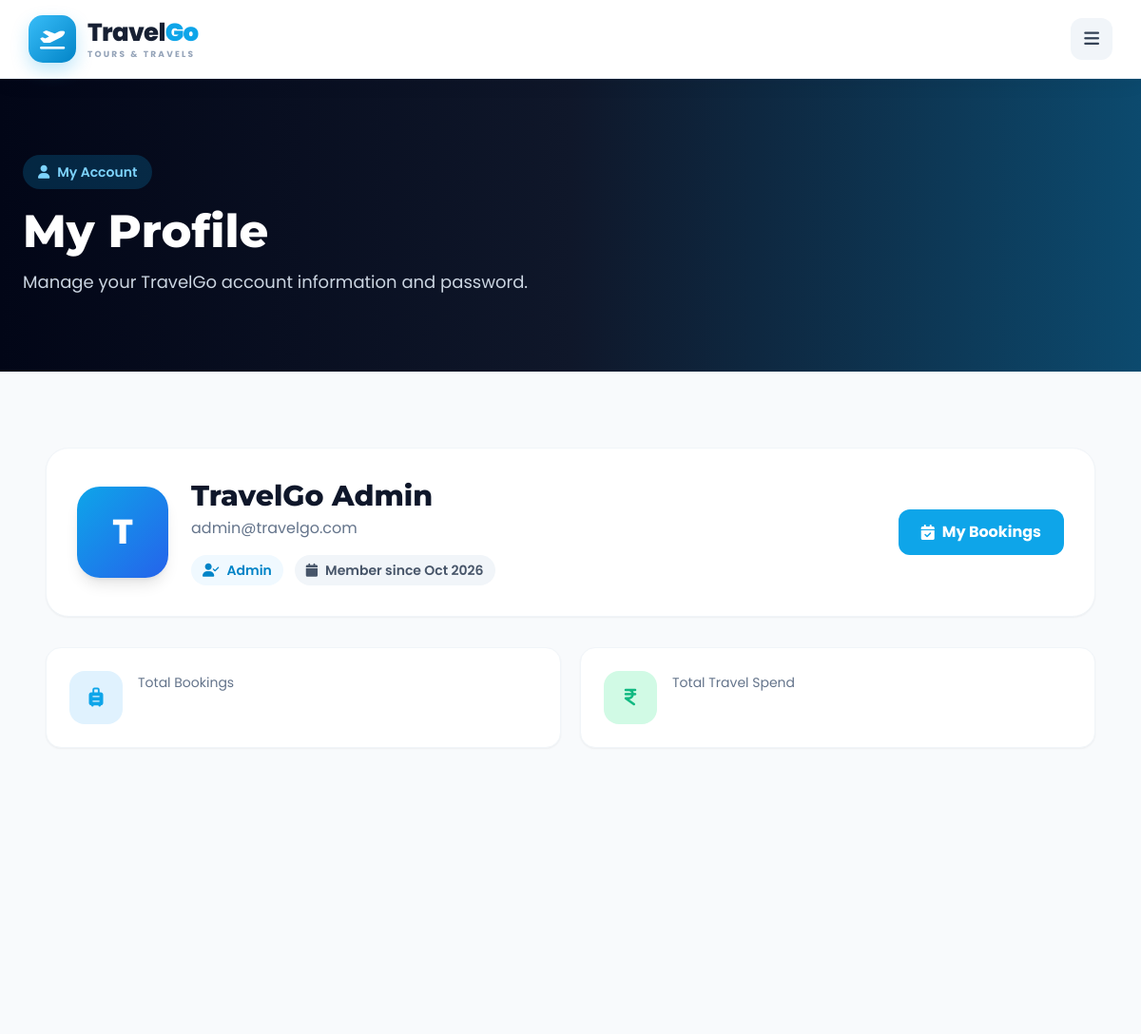
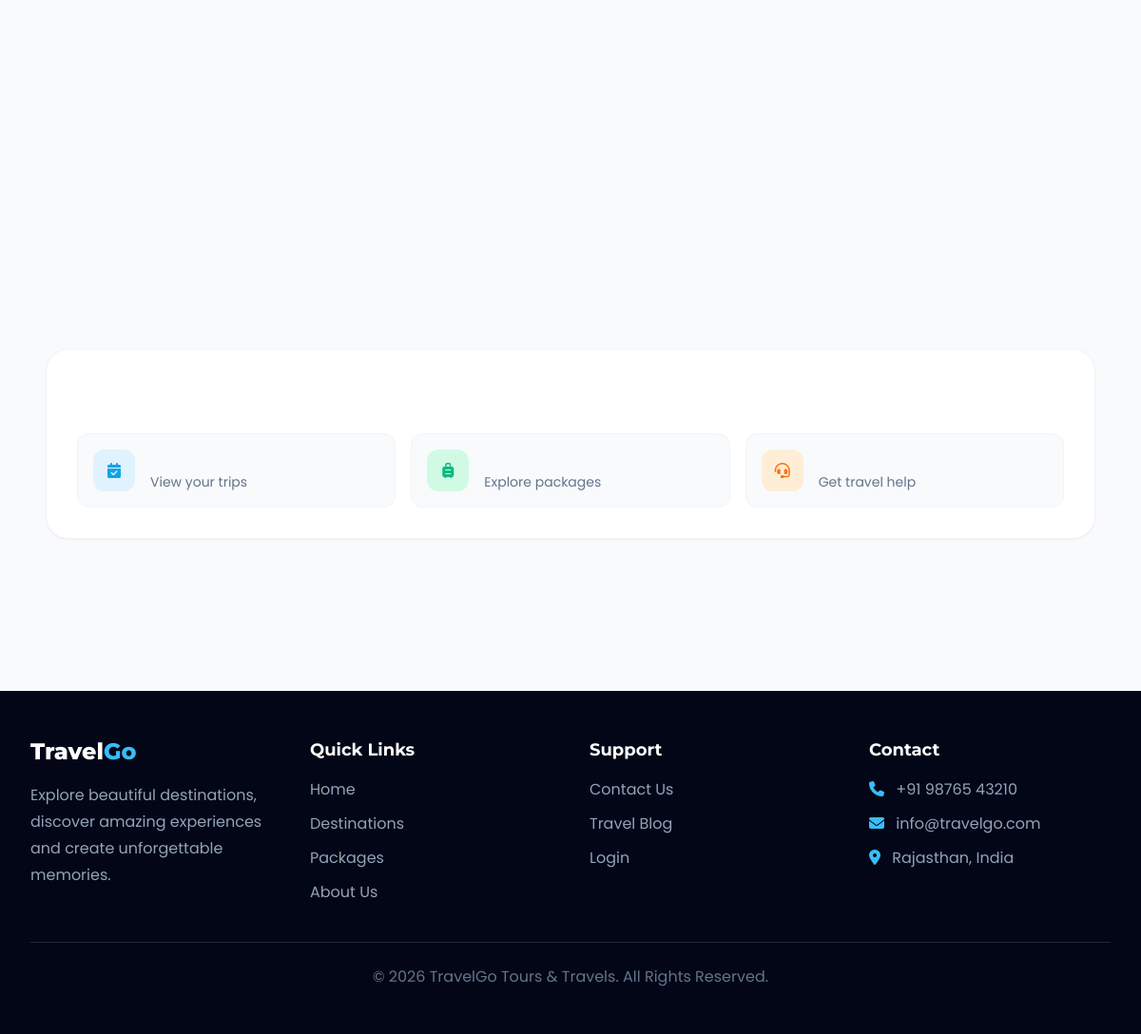
The app's page /profile.php (signed in) with its own data (2 pictures, top to bottom).
### tables this page shows
CREATE TABLE `users` (
  `id` INT UNSIGNED NOT NULL AUTO_INCREMENT,
  `name` VARCHAR(100) NOT NULL,
  `email` VARCHAR(190) NOT NULL,
  `password` VARCHAR(255) NOT NULL,
  `phone` VARCHAR(30) DEFAULT NULL,
  `role` ENUM('user','admin') NOT NULL DEFAULT 'user',
  `created_at` TIMESTAMP NOT NULL DEFAULT CURRENT_TIMESTAMP,
  PRIMARY KEY (`id`),
  UNIQUE KEY `uk_users_email` (`email`)
);

### profile.php (the view, shortened to what this page needs)
<?php
require_once "config/database.php";
$userId = (int) $_SESSION['user_id'];
$stmt = $pdo->prepare("
    SELECT id, name, email, phone, role, created_at
    FROM users
    WHERE id = ?
    LIMIT 1
");
$stmt->execute([$userId]);
$user = $stmt->fetch(PDO::FETCH_ASSOC);
require_once "includes/header.php";
require_once "includes/navbar.php";
?>
<section class="relative bg-slate-900 text-white overflow-hidden">
    <div class="absolute inset-0 bg-gradient-to-r from-slate-950 via-slate-900 to-sky-900"></div>
    <div class="relative max-w-7xl mx-auto px-6 py-16 md:py-20">
        <div class="max-w-3xl">
            <span class="inline-flex items-center gap-2 px-4 py-2 rounded-full bg-sky-500/20 text-sky-300 text-sm font-semibold mb-5">
                <i class="fa-solid fa-user"></i>
                My Account
            </span>
            <h1 class="text-4xl md:text-5xl font-extrabold mb-4">
                My Profile
            </h1>
            <p class="text-slate-300 text-lg">
                Manage your TravelGo account information and password.
            </p>
        </div>
    </div>
</section>
<section class="py-16 md:py-20 bg-slate-50">
    <div class="max-w-6xl mx-auto px-6">
        <div class="bg-white rounded-3xl shadow-sm border border-slate-100 p-6 md:p-8 mb-8">
            <div class="flex flex-col md:flex-row md:items-center gap-6">
                <div class="w-24 h-24 shrink-0 rounded-3xl bg-gradient-to-br from-sky-500 to-blue-600 text-white flex items-center justify-center text-4xl font-extrabold shadow-lg">
                    <?php
                    echo strtoupper(
                        substr(
                            htmlspecialchars($user["name"]),
                            0,
                            1
                        )
                    );
                    ?>
                </div>
                <div class="flex-1">
                    <h2 class="text-2xl md:text-3xl font-extrabold text-slate-900">
                        <?php echo htmlspecialchars($user["name"]); ?>
                    </h2>
                    <p class="text-slate-500 mt-1">
                        <?php echo htmlspecialchars($user["email"]); ?>
                    </p>
                    <div class="flex flex-wrap gap-3 mt-4">
                        <span class="inline-flex items-center gap-2 px-3 py-1.5 rounded-full bg-sky-50 text-sky-600 text-sm font-semibold">
                            <i class="fa-solid fa-user-check"></i>
                            <?php echo ucfirst(htmlspecialchars($user["role"])); ?>
                        </span>
                        <span class="inline-flex items-center gap-2 px-3 py-1.5 rounded-full bg-slate-100 text-slate-600 text-sm font-semibold">
                            <i class="fa-solid fa-calendar"></i>
                            Member since
                            <?php
                            echo date(
                                "M Y",
                                strtotime($user["created_at"])
                            );
                            ?>
                        </span>
                    </div>
                </div>
                <div>
                    <a
                        href="my-bookings.php"
                        class="inline-flex items-center gap-2 px-6 py-3 rounded-xl bg-sky-500 hover:bg-sky-600 text-white font-bold transition"
                    >
                        <i class="fa-solid fa-calendar-check"></i>
                        My Bookings
                    </a>
                </div>
            </div>
        </div>
        <div class="grid grid-cols-1 sm:grid-cols-2 gap-5 mb-8">
            <div class="bg-white rounded-2xl border border-slate-100 shadow-sm p-6">
                <div class="flex items-center gap-4">
                    <div class="w-14 h-14 rounded-2xl bg-sky-100 text-sky-500 flex items-center justify-center text-xl">
                        <i class="fa-solid fa-suitcase-rolling"></i>
                    </div>
                    <div>
                        <p class="text-sm text-slate-500">
                            Total Bookings
                        </p>
                    </div>
                </div>
            </div>
            <div class="bg-white rounded-2xl border border-slate-100 shadow-sm p-6">
                <div class="flex items-center gap-4">
                    <div class="w-14 h-14 rounded-2xl bg-emerald-100 text-emerald-500 flex items-center justify-center text-xl">
                        <i class="fa-solid fa-indian-rupee-sign"></i>
                    </div>
                    <div>
                        <p class="text-sm text-slate-500">
                            Total Travel Spend
                        </p>
                    </div>
                </div>
            </div>
        </div>
        <div class="grid grid-cols-1 lg:grid-cols-2 gap-8">
        </div>
        <div class="mt-8 bg-white rounded-3xl border border-slate-100 shadow-sm p-7 md:p-8">
            <div class="grid grid-cols-1 sm:grid-cols-2 lg:grid-cols-3 gap-4">
                <a
                    href="my-bookings.php"
                    class="flex items-center gap-4 p-4 rounded-xl bg-slate-50 hover:bg-sky-50 border border-slate-100 hover:border-sky-200 transition"
                >
                    <div class="w-11 h-11 rounded-xl bg-sky-100 text-sky-500 flex items-center justify-center">
                        <i class="fa-solid fa-calendar-check"></i>
                    </div>
                    <div>
                        <p class="text-sm text-slate-500">
                            View your trips
                        </p>
                    </div>
                </a>
                <a
                    href="packages.php"
                    class="flex items-center gap-4 p-4 rounded-xl bg-slate-50 hover:bg-emerald-50 border border-slate-100 hover:border-emerald-200 transition"
                >
                    <div class="w-11 h-11 rounded-xl bg-emerald-100 text-emerald-500 flex items-center justify-center">
                        <i class="fa-solid fa-suitcase-rolling"></i>
                    </div>
                    <div>
                        <p class="text-sm text-slate-500">
                            Explore packages
                        </p>
                    </div>
                </a>
                <a
                    href="contact.php"
                    class="flex items-center gap-4 p-4 rounded-xl bg-slate-50 hover:bg-orange-50 border border-slate-100 hover:border-orange-200 transition"
                >
                    <div class="w-11 h-11 rounded-xl bg-orange-100 text-orange-500 flex items-center justify-center">
                        <i class="fa-solid fa-headset"></i>
                    </div>
                    <div>
                        <p class="text-sm text-slate-500">
                            Get travel help
                        </p>
                    </div>
                </a>
            </div>
        </div>
    </div>
</section>
<?php require_once "includes/footer.php"; ?>

### assets/css/style.css (style rules this page uses)
* { box-sizing: border-box; }
html { scroll-behavior: smooth; }
body { font-family: "Poppins", sans-serif; margin: 0; overflow-x: hidden; }
h1, h2, h3, h4, h5, h6 { font-family: "Montserrat", sans-serif; }
a { text-decoration: none; }
.tg-reveal { will-change: transform, opacity; }

### includes/navbar.php (style rules this page uses)
html, body { width: 100%; max-width: 100%; overflow-x: hidden !important; }

### records on screen
users: name "T", name "TravelGo Admin", email "admin@travelgo.com", role "Admin", created_at "Oct 2026"
